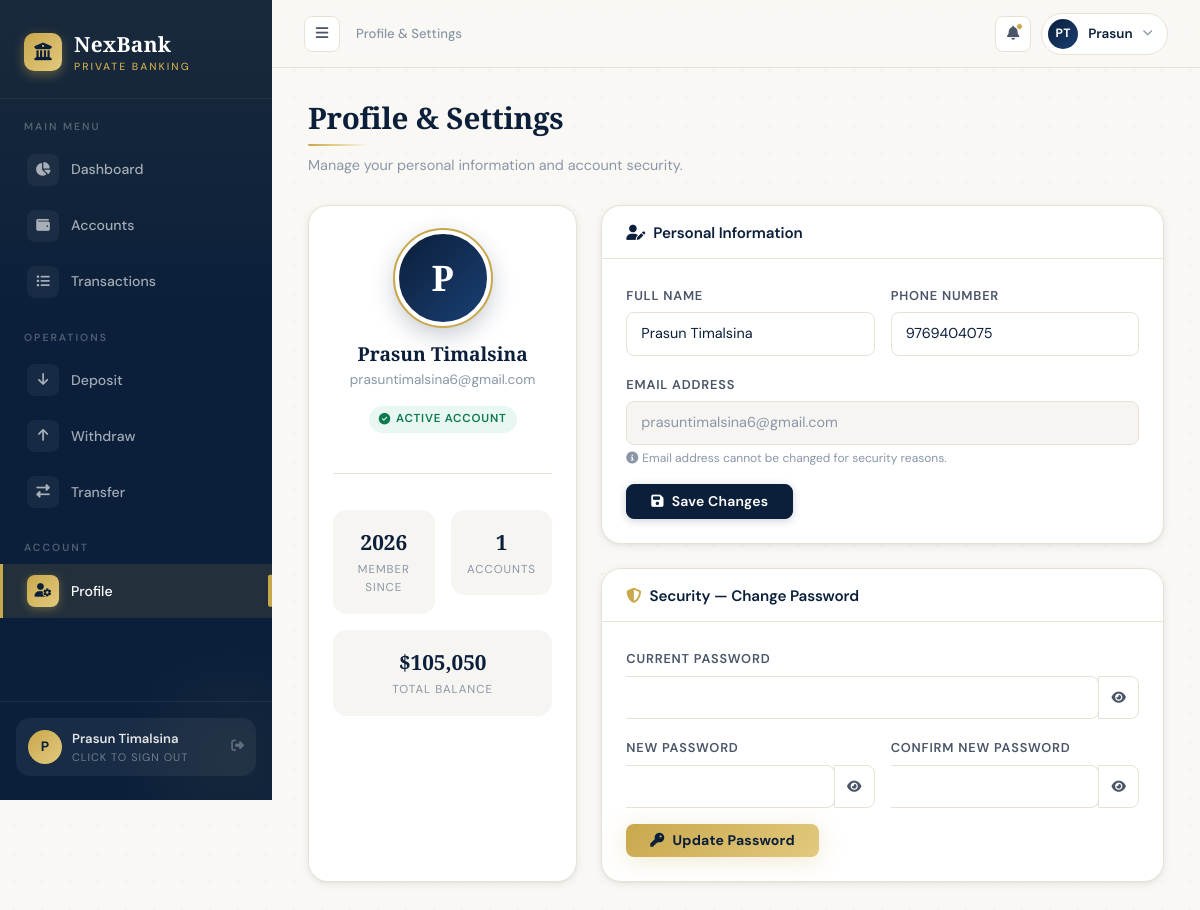
Screenshot of /profile (signed in) with the database file from the repository.
### tables this page shows
CREATE TABLE users (
            id INTEGER PRIMARY KEY AUTOINCREMENT,
            full_name TEXT NOT NULL,
            email TEXT UNIQUE NOT NULL,
            phone TEXT,
            password_hash TEXT NOT NULL,
            created_at TEXT DEFAULT (datetime('now'))
        );

### app.py (the view, shortened to what this page needs)
@app.route('/profile', methods=['GET', 'POST'])
@login_required
def profile():
    db = get_db()
    user = db.execute('SELECT * FROM users WHERE id=?', (session['user_id'],)).fetchone()
    accts = db.execute('SELECT * FROM accounts WHERE user_id=?', (session['user_id'],)).fetchall()
    return render_template('profile.html', user=user, accounts=accts)

### app.py (called while the page is built)
def get_db():
    if 'db' not in g:
        g.db = sqlite3.connect(DATABASE, detect_types=sqlite3.PARSE_DECLTYPES)
        g.db.row_factory = sqlite3.Row
        g.db.execute('PRAGMA foreign_keys = ON')
    return g.db

def login_required(f):
    @wraps(f)
    def decorated(*args, **kwargs):
        if 'user_id' not in session:
            flash('Please log in to access this page.', 'warning')
            return redirect(url_for('login'))
        return f(*args, **kwargs)
    return decorated

@app.template_filter('dateformat')
def dateformat(value, fmt='%b %d, %Y'):
    if not value:
        return ''
    if isinstance(value, str):
        try:
            from datetime import datetime
            value = datetime.fromisoformat(value)
        except:
            return value
    return value.strftime(fmt)

@app.context_processor
def inject_now():
    return {'now': datetime.utcnow}

### templates/profile.html (shortened to what this page needs)
{% extends 'base.html' %}
{% block breadcrumb %}Profile & Settings{% endblock %}
{% block content %}
<div class="page-header">
  <h2>Profile & Settings</h2>
  <hr class="gold-rule">
  <p class="mt-2">Manage your personal information and account security.</p>
</div>
<div class="row g-4">
  <div class="col-lg-4">
    <div class="card text-center p-4 h-100">
      <div class="profile-avatar mx-auto mb-3">{{ user['full_name'][0]|upper }}</div>
      <h4 style="font-family:'Playfair Display',serif;font-size:1.2rem;color:var(--navy);margin-bottom:4px;">{{ user['full_name'] }}</h4>
      <p style="font-size:0.85rem;color:var(--text-muted);margin-bottom:16px;">{{ user['email'] }}</p>
      <div class="status-badge status-active mx-auto mb-4">
        <i class="fas fa-circle-check"></i>Active Account
      </div>
      <hr>
      <div class="row g-3 mt-1">
        <div class="col-6">
          <div class="profile-stat">
            <div class="profile-stat-val">{{ user['created_at']|dateformat('%Y') }}</div>
            <div class="profile-stat-label">Member Since</div>
          </div>
        </div>
        <div class="col-6">
          <div class="profile-stat">
            <div class="profile-stat-val">{{ accounts|length }}</div>
            <div class="profile-stat-label">Accounts</div>
          </div>
        </div>
        <div class="col-12">
          <div class="profile-stat">
            <div class="profile-stat-val">${{ '{:,.0f}'.format(accounts|sum(attribute='balance')) }}</div>
            <div class="profile-stat-label">Total Balance</div>
          </div>
        </div>
      </div>
    </div>
  </div>
  <div class="col-lg-8">
    <div class="card mb-4">
      <div class="card-header">
        <h5 class="mb-0"><i class="fas fa-user-pen me-2" style="color:var(--navy);"></i>Personal Information</h5>
      </div>
      <div class="card-body p-4">
        <form action="{{ url_for('profile') }}" method="POST" novalidate>
          <div class="row g-3">
            <div class="col-md-6">
              <label class="form-label">Full Name</label>
              <input type="text" name="full_name" class="form-control" value="{{ user['full_name'] }}" required>
            </div>
            <div class="col-md-6">
              <label class="form-label">Phone Number</label>
              <input type="tel" name="phone" class="form-control" value="{{ user['phone'] or '' }}" placeholder="Optional">
            </div>
            <div class="col-12">
              <label class="form-label">Email Address</label>
              <input type="email" class="form-control" value="{{ user['email'] }}" disabled style="background:var(--surface-2);color:var(--text-muted);">
              <div style="font-size:0.75rem;color:var(--text-muted);margin-top:4px;"><i class="fas fa-info-circle me-1"></i>Email address cannot be changed for security reasons.</div>
            </div>
          </div>
          <button type="submit" class="btn btn-primary mt-3 px-4">
            <i class="fas fa-save me-2"></i>Save Changes
          </button>
        </form>
      </div>
    </div>
    <div class="card">
      <div class="card-header">
        <h5 class="mb-0"><i class="fas fa-shield-halved me-2" style="color:var(--gold);"></i>Security — Change Password</h5>
      </div>
      <div class="card-body p-4">
        <form id="passwordForm" action="{{ url_for('profile') }}" method="POST" novalidate>
          <div class="row g-3">
            <div class="col-12">
              <label class="form-label">Current Password</label>
              <div class="input-group">
                <input type="password" name="current_password" id="curPw" class="form-control" required>
                <button class="btn btn-outline-secondary" type="button" onclick="togglePwField('curPw', this)"><i class="fas fa-eye" style="font-size:0.8rem;"></i></button>
              </div>
            </div>
            <div class="col-md-6">
              <label class="form-label">New Password</label>
              <div class="input-group">
                <input type="password" name="new_password" id="newPw" class="form-control" required minlength="6">
                <button class="btn btn-outline-secondary" type="button" onclick="togglePwField('newPw', this)"><i class="fas fa-eye" style="font-size:0.8rem;"></i></button>
              </div>
            </div>
            <div class="col-md-6">
              <label class="form-label">Confirm New Password</label>
              <div class="input-group">
                <input type="password" name="confirm_password" id="confPw" class="form-control" required>
                <button class="btn btn-outline-secondary" type="button" onclick="togglePwField('confPw', this)"><i class="fas fa-eye" style="font-size:0.8rem;"></i></button>
              </div>
            </div>
          </div>
          <button type="submit" class="btn btn-gold mt-3 px-4">
            <i class="fas fa-key me-2"></i>Update Password
          </button>
        </form>
      </div>
    </div>
  </div>
</div>
{% endblock %}

### templates/base.html (shortened to what this page needs)
<!DOCTYPE html>
<html lang="en">
<head>
  <link href="https://cdn.jsdelivr.net/npm/bootstrap@5.3.2/dist/css/bootstrap.min.css" rel="stylesheet">
  <link href="https://cdnjs.cloudflare.com/ajax/libs/font-awesome/6.5.0/css/all.min.css" rel="stylesheet">
  <link rel="stylesheet" href="{{ url_for('static', filename='css/style.css') }}">
</head>
<body>
{% if session.user_id %}
<div class="d-flex" id="wrapper">
  <nav id="sidebar">
    <div class="sidebar-brand">
      <div class="sidebar-brand-inner">
        <div class="sidebar-logo-icon"><i class="fas fa-university"></i></div>
        <div>
          <div class="sidebar-brand-text">NexBank</div>
          <div class="sidebar-brand-sub">Private Banking</div>
        </div>
      </div>
    </div>
    <div class="nav-section-label">Main Menu</div>
    <ul class="nav flex-column">
      <li class="nav-item"><a class="nav-link {% if request.endpoint == 'dashboard' %}active{% endif %}" href="{{ url_for('dashboard') }}"><span class="nav-icon"><i class="fas fa-chart-pie"></i></span>Dashboard</a></li>
      <li class="nav-item"><a class="nav-link {% if request.endpoint == 'accounts' %}active{% endif %}" href="{{ url_for('accounts') }}"><span class="nav-icon"><i class="fas fa-wallet"></i></span>Accounts</a></li>
      <li class="nav-item"><a class="nav-link {% if request.endpoint == 'transactions' %}active{% endif %}" href="{{ url_for('transactions') }}"><span class="nav-icon"><i class="fas fa-list-ul"></i></span>Transactions</a></li>
    </ul>
    <div class="nav-section-label">Operations</div>
    <ul class="nav flex-column">
      <li class="nav-item"><a class="nav-link {% if request.endpoint == 'deposit' %}active{% endif %}" href="{{ url_for('deposit') }}"><span class="nav-icon"><i class="fas fa-arrow-down"></i></span>Deposit</a></li>
      <li class="nav-item"><a class="nav-link {% if request.endpoint == 'withdraw' %}active{% endif %}" href="{{ url_for('withdraw') }}"><span class="nav-icon"><i class="fas fa-arrow-up"></i></span>Withdraw</a></li>
      <li class="nav-item"><a class="nav-link {% if request.endpoint == 'transfer' %}active{% endif %}" href="{{ url_for('transfer') }}"><span class="nav-icon"><i class="fas fa-right-left"></i></span>Transfer</a></li>
    </ul>
    <div class="nav-section-label">Account</div>
    <ul class="nav flex-column">
      <li class="nav-item"><a class="nav-link {% if request.endpoint == 'profile' %}active{% endif %}" href="{{ url_for('profile') }}"><span class="nav-icon"><i class="fas fa-user-gear"></i></span>Profile</a></li>
    </ul>
    <div class="sidebar-footer">
      <a href="{{ url_for('logout') }}" class="sidebar-user-card text-decoration-none">
        <div class="sidebar-user-avatar">{{ session.user_name[0]|upper }}</div>
        <div class="overflow-hidden flex-grow-1">
          <div class="sidebar-user-name">{{ session.user_name }}</div>
          <div class="sidebar-user-role">Click to Sign Out</div>
        </div>
        <i class="fas fa-right-from-bracket" style="color:rgba(255,255,255,0.3);font-size:0.8rem;flex-shrink:0;"></i>
      </a>
    </div>
  </nav>
  <div id="page-content">
    <div class="top-bar">
      <div class="d-flex align-items-center gap-3">
        <button class="sidebar-toggle-btn" id="sidebarToggle"><i class="fas fa-bars"></i></button>
        <span class="top-bar-breadcrumb d-none d-md-block">{% block breadcrumb %}Overview{% endblock %}</span>
      </div>
      <div class="top-bar-actions">
        <div class="top-bar-notification"><i class="fas fa-bell"></i><span class="notif-dot"></span></div>
        <div class="dropdown">
          <div class="top-bar-user" data-bs-toggle="dropdown" style="cursor:pointer;">
            <div class="top-bar-avatar">{{ session.user_name[0]|upper }}{% if session.user_name.split()|length > 1 %}{{ session.user_name.split()[-1][0]|upper }}{% endif %}</div>
            <span class="top-bar-username d-none d-sm-block">{{ session.user_name.split()[0] }}</span>
            <i class="fas fa-chevron-down d-none d-sm-block" style="font-size:0.65rem;color:var(--text-muted);"></i>
          </div>
        </div>
      </div>
    </div>
    <main class="p-4">
      {% block content %}{% endblock %}
    </main>
  </div>
</div>
{% endif %}
</body>
</html>

### rows the page displays
users: user_name "Prasun Timalsina", full_name "P", full_name "Prasun Timalsina", email "prasuntimalsina6@gmail.com", created_at "2026", phone "9769404075"

### other values shown
{{ session.user_name[0]|upper }} "P"
{{ session.user_name.split()[-1][0]|upper }} "T"
{{ session.user_name.split()[0] }} "Prasun"
{{ accounts|length }} "1"
{{ '{:,.0f}'.format(accounts|sum(attribute='balance')) }} "105,050"
